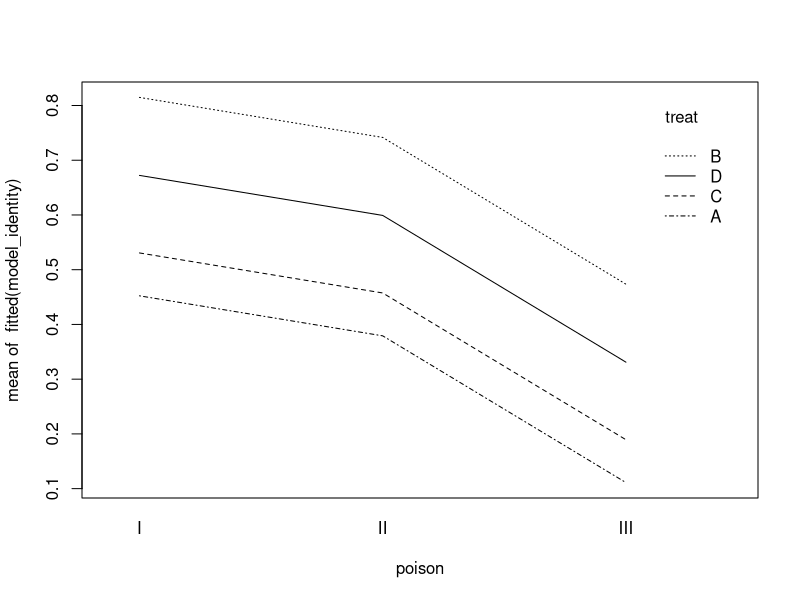
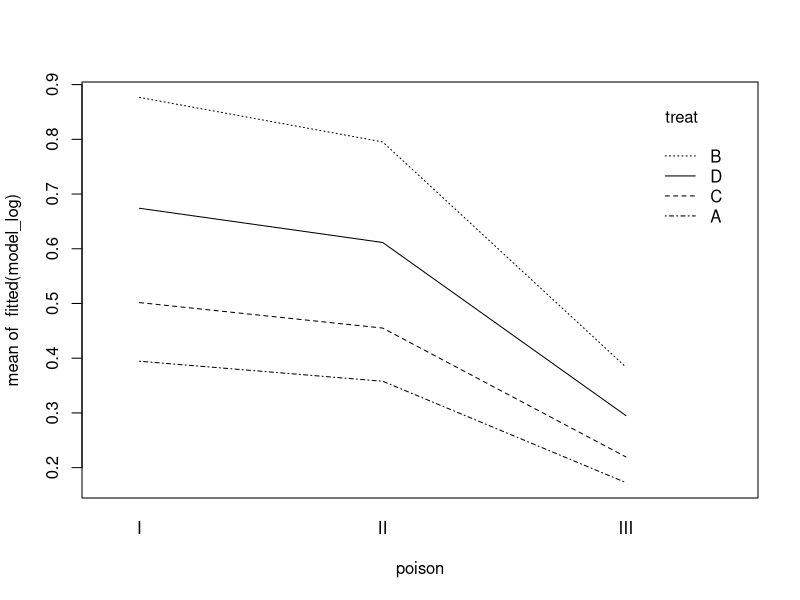
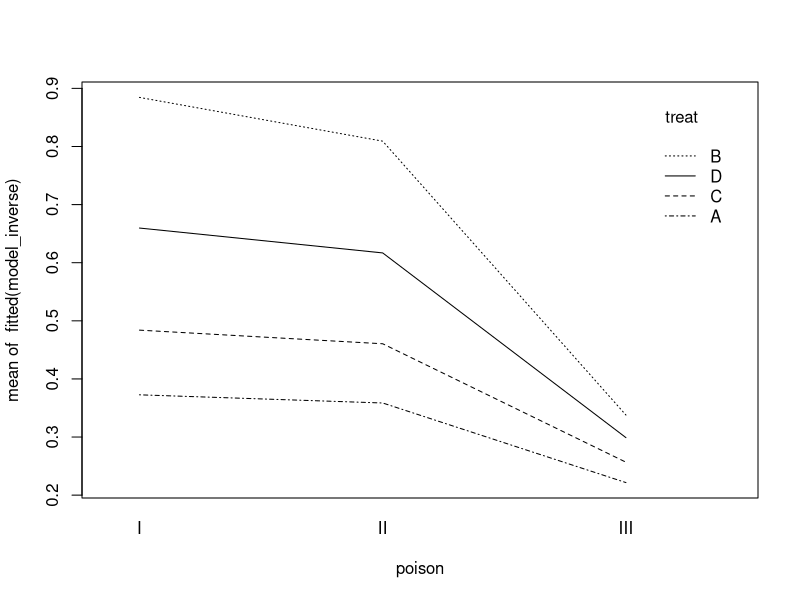

Recreate these plots in R, in order. (Note: this script raises an error after producing the figures.)
setwd("/home/ahmad/Desktop/2023_2024/2024/StatisticalModeling/Datasets")


############################ Exercise 3 > 1 > D ############################
# a) Midentity : µi = β0 + β1 xi1 + αj + γj xi1 ,
Alba <- read.csv("Alba.txt", header = TRUE, sep = "\t")
attach(Alba)
head(Alba)

model_inverse <- glm( DryMatter ~ Dose * factor(Herbicide), data = Alba, family = gaussian(link="inverse"))
model_inverse

MSE_1 <- mean(residuals(model_inverse, type="response")^2)
MSE_1 # 0.2693486


# b) ############################ Exercise 3 > 1 > b ############################

newdata <- data.frame(Dose = 50, Herbicide = "Glyphosate")
pred <- predict(model_inverse, newdata = newdata, type="response")
pred # 2.617399 

# c) ############################ Exercise 3 > 1 > c ############################
predict_c <- predict(model_inverse, newdata = newdata, type = "link", se.fit = TRUE)
predict_c # 0.3820587 
lower_bound <- predict_c$fit - 1.96 * predict_c$se.fit
print(lower_bound[1])
# qnorm(0.025, lower.tail = FALSE) # 1.96
# qnorm(0.1, lower.tail = FALSE) # 1.96


# d) ############################ Exercise 3 > 1 > d ############################ 
model.matrix(model_inverse)
x <- t(t(c(1, 50, 1, 50)))
x
fhai <- summary(model_inverse)$dispersion
fhai # 0.2861666


DF <--(pred^2)
DF # -6.850775 
variance_effect <- fhai + (DF)^2 * t(x)  %*% vcov(model_inverse)  %*% x

lower_bound <- pred - qnorm(.9) * sqrt(variance_effect)
lower_bound # 1.911119

#############################################################################
#############################################################################

############################ Exercise 3 > 2 > A ############################


data <- read.csv("ratstime.txt", header = TRUE, sep = "\t")
attach(data)
head(data)

model_identity <- glm(time ~ poison + treat, family = gaussian(link="identity"), data = data)
model_log <- glm(time ~ poison + treat, family = gaussian(link="log"), data = data)
model_inverse <- glm(time ~ poison + treat, family = gaussian(link="inverse"), data = data)

MSE_1 <- mean(residuals(model_identity)^2)
MSE_2 <- mean(residuals(model_log)^2)
MSE_3 <- mean(residuals(model_inverse)^2)

MSE_1 # 0.02189297
MSE_2 # 0.0187694
MSE_3 # 0.01866069 ***

interaction.plot(poison,treat, fitted(model_identity))
interaction.plot(poison,treat, fitted(model_log))
interaction.plot(poison,treat, fitted(model_inverse))


############################ Exercise 3 > 2 > B ############################


model_log <- glm(time ~ poison + treat, family = gaussian(link="log"), data = data)
newdata <- data.frame(poison = "II", treat = "B")

pred <- predict(model_log, newdata = newdata, type="link", se.fit =TRUE)
lower <- pred$fit - 1.96 * pred$se.fit
exp(lower) # 0.6847237 Becuase its log model family


# d) ###############

newdata <- data.frame(poison = "II", treat = "B")
pred <- predict(model_inverse, newdata = newdata, type="link", se.fit =TRUE)
pred
pred <- pred$fit - qnorm(.9) * pred$se.fit
pred
mu <- 1/pred
mu # 0.9033017 # Correct is 1.911119
highter_mu #  3.3236








############################################################################
############################ Exercise 3 > 2 > A ############################
# a) Midentity : µi = β0 + β1 xi1 + αj + γj xi1 ,
ratstime <- read.csv("ratstime.txt", header = TRUE, sep = "\t")
attach(ratstime)
head(ratstime)


model_identity <- glm(time ~ poison + treat, data = ratstime, family = gaussian(link = "identity"))
model_log <- glm(time ~ poison + treat, data = ratstime, family = gaussian(link = "log"))
model_inverse <- glm(time ~ poison + treat, data = ratstime, family = gaussian(link = "inverse"))

MSE_3_2_identity = mean(residuals(model_identity)^2)
MSE_3_2_log = mean(residuals(model_log)^2)
MSE_3_2_inverse = mean(residuals(model_inverse)^2)

print(MSE_3_2_identity) # 0.02189297
print(MSE_3_2_log) # 0.0187694
print(MSE_3_2_inverse) # 0.01866069 *** Best


############################ Exercise 3 > 2 > B ############################
# III
############################ Exercise 3 > 2 > C ############################

newdata <- data.frame(poison = "II", treat = "B")
pred_3_2_c <- predict(model_log, newdata = newdata, type = "link", se.fit = TRUE)
pred_3_2_c
lower_bound <- pred_3_2_c$fit - qnorm(0.975) * pred_3_2_c$se.fit
lower_bound # -0.3787372 

fhai <- summary(model_log)$dispersion
fhai # 0.0214508
l <- exp(lower_bound) # Becuase of log
l # 0.6847237 

############################ Exercise 3 > 2 > d ############################
model.matrix(model_log)

newdata <- data.frame(poison = "II", treat = "B")
pred_3_2_d<-predict(model_log, newdata=newdata, type="response")

fhai <- summary(model_log)$dispersion
DF <- pred_3_2_c
print(DF) # -0.0004601368
pred_3_2_d # 0.7952473
var_Yf <- (fhai) * (pred_3_2_d^2)

x <- t(t(c(1, 1, 0, 1, 0, 0)))

variance_effect <- var_Yf + (DF) ^2  * t(x) %*% vcov(model_log) %*% x
print(variance_effect) # 0.0214508

lower_bound <- pred_3_2_d - qnorm(0.9) * sqrt(variance_effect)
print(lower_bound) # 0.6075501